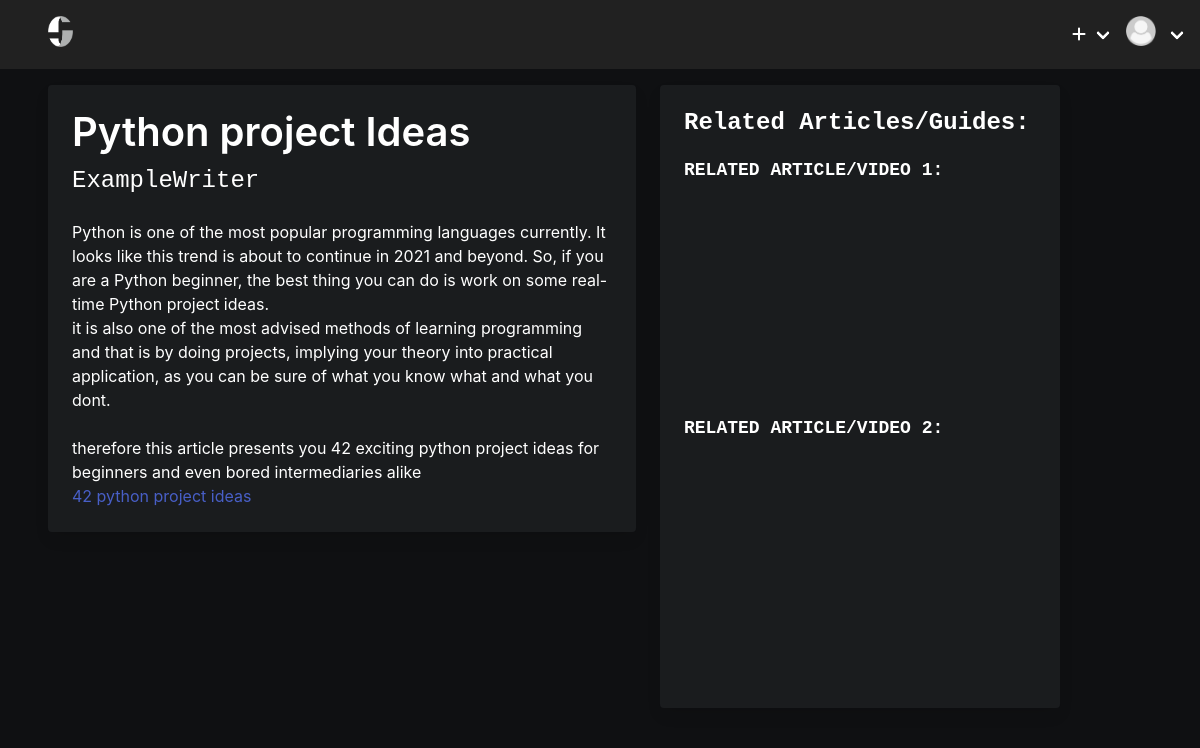
Screenshot of /python-project-ideas/ with the database file from the repository.
### coderite/models.py (models this page shows, shortened)
class Post(models.Model):
    image = models.FileField(upload_to = 'coderite/assets', validators=[FileExtensionValidator(['svg'])])
    title = models.CharField(max_length=250)
    slug = models.SlugField(max_length=200, unique=True, default=title)
    author = models.CharField(max_length=200)
    description = models.CharField(max_length=200)
    created_on = models.DateTimeField(auto_now_add=True)
    content = models.TextField()
    field_tag = models.CharField(max_length=50, default="blank")
    level_tag = models.CharField(max_length=50, default="blank")
    lang_tag = models.CharField(max_length=50, default="blank")
    status = models.IntegerField(choices=STATUS, default=0)

### coderite/views.py (the view)
# urls.py: path('<slug:slug>/', views.PostDetail.as_view(), name='post_detail'),
class PostDetail(generic.DetailView):
    model = Post
    template_name = 'post_detail.html'

### coderite/templates/post_detail.html (shortened to what this page needs)
{% extends 'base2.html' %} {% block content %} {%load static%}
<div class="columns">
  <div class="column is-half" style="background-color: #0f1012">
    <div
      class="card is-dark mt-4 ml-6"
      style="
        display: flex;
        flex-direction: column;
        width: 100%;
        flex-wrap: wrap;
        align-items: center;
      "
    >
      <div class="card-content">
        <div class="media">
          <div class="media-content has-text-white">
            <p class="title is-2 has-text-white pb-2">{{post.title}}</p>
            <p class="subtitle is-4 has-text-white is-family-code">
              {{post.author}}
            </p>
          </div>
        </div>
        <div class="content has-text-white has-text-medium">
          {{post.content|safe}}
          <br />
        </div>
      </div>
    </div>
  </div>
  <div class="column is-half" style="background-color: #0f1012">
    <div
      class="card is-dark mt-4 ml-6 is-hidden-touch is-hidden-touch"
      style="
        display: flex;
        flex-direction: column;
        width: 50vh;
        flex-wrap: wrap;
      "
    >
      <div class="card-content">
        <div class="media">
          <div class="media-content has-text-white">
            <p class="title is-4 has-text-white is-family-code">
              Related Articles/Guides:
            </p>
          </div>
        </div>
        <div class="content has-text-white">
          <div>
            <h5 class="has-text-white is-family-code">
              RELATED ARTICLE/VIDEO 1:
            </h5>
            <iframe
              width="400"
              height="200"
              src="https://www.youtube.com/embed/dQw4w9WgXcQ"
              title="YouTube video player"
              frameborder="0"
              allow="accelerometer; autoplay; clipboard-write; encrypted-media; gyroscope; picture-in-picture"
              allowfullscreen
            ></iframe>
          </div>
          <div class="pt-4">
            <h5 class="has-text-white is-family-code">
              RELATED ARTICLE/VIDEO 2:
            </h5>
            <iframe
              width="400"
              height="200"
              src="https://www.youtube.com/embed/dQw4w9WgXcQ"
              title="YouTube video player"
              frameborder="0"
              allow="accelerometer; autoplay; clipboard-write; encrypted-media; gyroscope; picture-in-picture"
              allowfullscreen
            ></iframe>
          </div>
          <br />
        </div>
      </div>
    </div>
  </div>
  {%endblock content%}

### coderite/static/style.css (style rules this page uses)
body { background-color: #0f1012; height: 100vh; }
html { background-color: #0f1012; }
.is-dark { color: #1a1c1e; background: #1a1c1e; background-color: #1a1c1e; }

### rows the page displays
Post: title "Python project Ideas", author "ExampleWriter", content "Python is one of the most popular programming languages currently. It looks like this trend is about to continue in 2021 and beyond. So, if you are a Python beginner, the best thing you can do is work on some real-time Python project ideas. it is also one of the most advised methods of learning programming and that is by doing projects, implying your theory into practical application, as you can be sure of what you know what and what you dont. therefore this article presents you 42 exciting python project ideas for beginners and even bored intermediaries alike 42 python project ideas"
